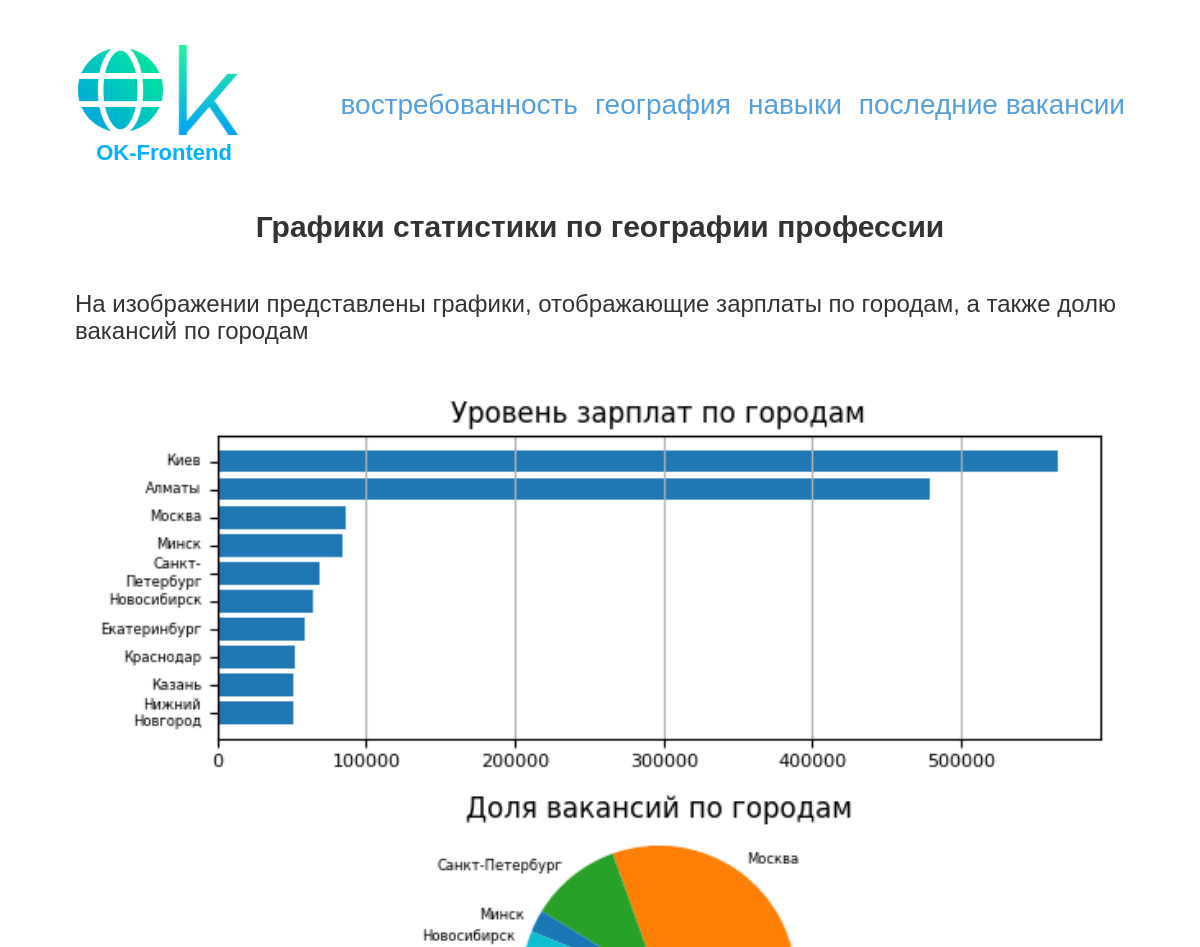
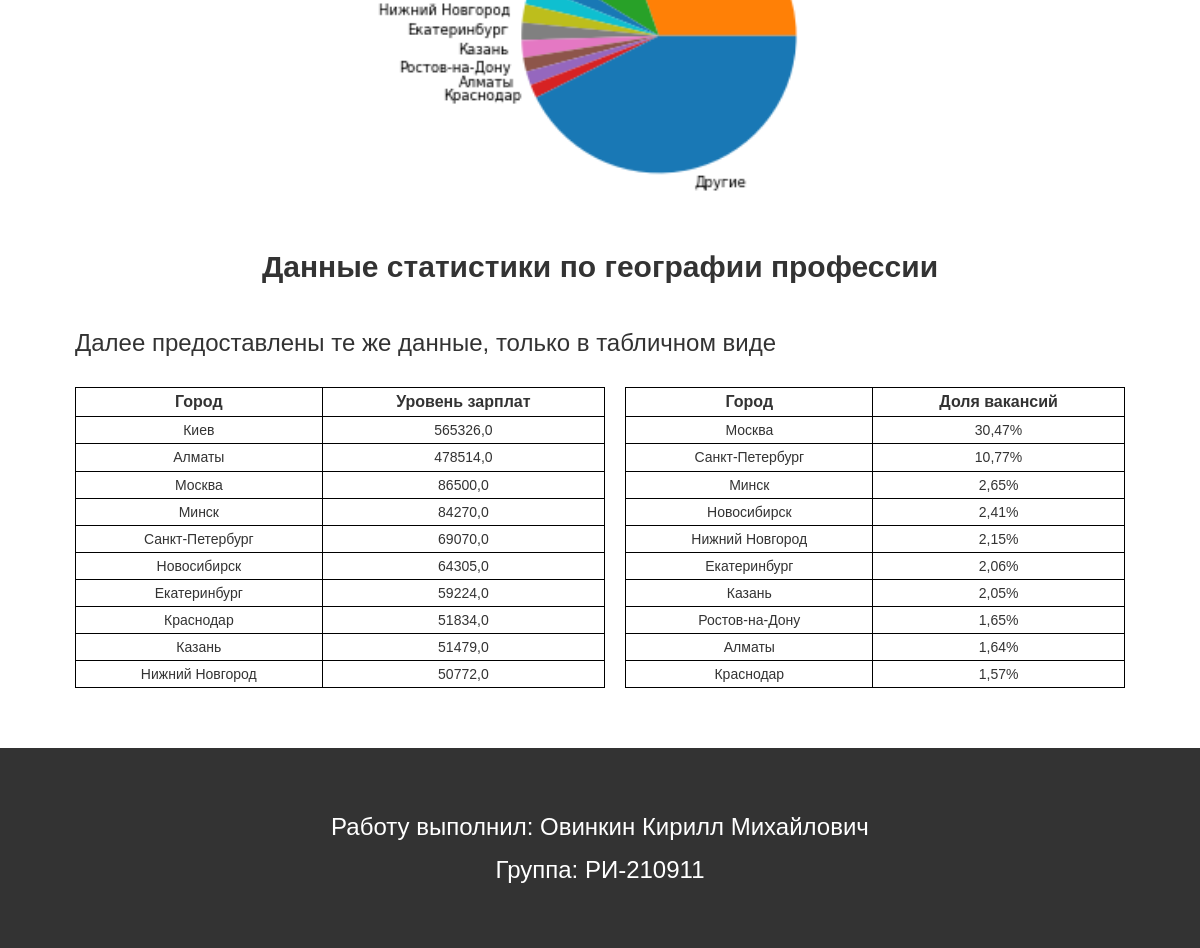
Screenshot of /geography.html with the database file from the repository (2 pictures, top to bottom).
### frontend_project/models.py (models this page shows)
class StatByArea(models.Model):
    area_name_sal = models.CharField("Город", max_length=40)
    salary = models.FloatField("Уровень зарплат")
    area_name_vac = models.CharField("Город", max_length=40)
    count = models.FloatField("Доля вакансий")
    class Meta:
        verbose_name = "Статистика по городам"
        verbose_name_plural = "Статистик по городам"

### frontend_project/views.py (the view)
# urls.py: path('geography.html', show_geography_page, name="geography"),
def show_geography_page(request):
    data = {"stat_by_area": StatByArea.objects.all()}
    return render(request, "geography.html", data)

### templates/geography.html (shortened to what this page needs)
<!doctype html>
<html lang="ru">
<head>
  <link rel="stylesheet" href="../static/css/information.css">
  <link rel="stylesheet" href="../static/css/normalize.css">
</head>
<body>
<header class="header">
  <div class="container header__container">
    {% load static %}
    <a href="{% url 'information' %}" class="header__left">
      <img src="../static/img/logo.svg" alt="Логотип" class="header__logo">
      <p class="header__text">OK-Frontend</p>
    </a>
    <ul class="header__list list-reset navigation">
      <li class="navigation__item"><a href="{% url 'demand' %}">востребованность</a></li>
      <li class="navigation__item"><a href="{% url 'geography' %}">география</a></li>
      <li class="navigation__item"><a href="{% url 'skills' %}">навыки</a></li>
      <li class="navigation__item"><a href="{% url 'vacancies' %}">последние вакансии</a></li>
    </ul>
  </div>
</header>
<section class="info">
  <div class="container info__container">
    <h2 class="info__header">Графики статистики по географии профессии</h2>
    <p class="info_text">На&nbsp;изображении представлены графики, отображающие зарплаты по&nbsp;городам, а&nbsp;также
      долю вакансий по&nbsp;городам</p>
    <img src="../static/geography.png" alt="Графики" class="info__graphics">
    <h2 class="info__header">Данные статистики по географии профессии</h2>
    <p class="info_text">Далее предоставлены те же данные, только в табличном виде</p>
    <table>
      <tr>
        <th>Город</th>
        <th>Уровень зарплат</th>
        <th class="noBorder"></th>
        <th>Город</th>
        <th>Доля вакансий</th>
      </tr>
      {% for object in stat_by_area %}
        <tr>
          <td>{{ object.area_name_sal }}</td>
          <td>{{ object.salary }}</td>
          <td class="noBorder"></td>
          <td>{{ object.area_name_vac }}</td>
          <td>{{ object.count }}%</td>
        </tr>
      {% endfor %}
    </table>
  </div>
</section>
<footer class="footer">
  <p class="footer__text">Работу выполнил: Овинкин Кирилл Михайлович</p>
  <p class="footer__text">Группа: РИ-210911</p>
</footer>
</body>
</html>

### static/css/information.css (style rules this page uses)
html { -webkit-box-sizing: border-box; box-sizing: border-box; overflow-x: hidden; }
*, *::before, *::after { -webkit-box-sizing: inherit; box-sizing: inherit; }
a { color: inherit; text-decoration: none; cursor: pointer; }
p, h1, h2, h3, h4 { margin: 0; padding: 0; }
img { width: 100%; -o-object-fit: cover; object-fit: cover; }
.list-reset { margin: 0; padding: 0; list-style: none; }
body { font-family: "Montserrat", sans-serif; font-weight: 400; background-color: white; }
.container { max-width: 1440px; padding: 0 75px; margin: 0 auto; }
.header { background-color: white; }
.header__container { display: flex; padding: 45px 75px; justify-content: space-between; }
.header__list { display: flex; align-items: center; }
.header__logo { height: 90px; width: 186px; margin-bottom: 5px; }
.navigation__item { font-size: 28px; color: #559fdd; }
.navigation__item:not(:last-child) { margin-right: 17px; }
.header__left { display: flex; flex-direction: column; }
.header__text { font-size: 22px; font-weight: 700; color: #02b0ff; text-align: center; padding-right: 8px; }
.footer { height: 200px; background-color: #333; display: flex; flex-direction: column; justify-content: center; align-items: center; }
.footer__text { text-align: center; color: white; font-weight: 400; font-size: 24px; }
.footer__text:not(:last-child) { margin-bottom: 15px; }
.info__header { text-align: center; font-weight: 700; font-size: 30px; color: #333; margin-bottom: 45px; }
.info_text { font-weight: 400; font-size: 24px; color: #333; margin-bottom: 30px; }
.info__graphics { margin-bottom: 30px; }
table { border-collapse: collapse; width: 100%; margin-bottom: 60px; }
th { border: 1px solid black; padding: 5px; text-align: center; font-size: 16px; color: #333; }
td { border: 1px solid black; padding: 5px; text-align: center; font-size: 14px; color: #333; }
.noBorder { border: none; }

### rows the page displays
StatByArea: area_name_sal "Алматы", salary "478514,0", area_name_vac "Санкт-Петербург", count "10,77"
StatByArea: area_name_sal "Москва", salary "86500,0", area_name_vac "Минск", count "2,65"
StatByArea: area_name_sal "Минск", salary "84270,0", area_name_vac "Новосибирск", count "2,41"
StatByArea: area_name_sal "Санкт-Петербург", salary "69070,0", area_name_vac "Нижний Новгород", count "2,15"
StatByArea: area_name_sal "Новосибирск", salary "64305,0", area_name_vac "Екатеринбург", count "2,06"
StatByArea: area_name_sal "Екатеринбург", salary "59224,0", area_name_vac "Казань", count "2,05"
StatByArea: area_name_sal "Краснодар", salary "51834,0", area_name_vac "Ростов-на-Дону", count "1,65"
StatByArea: area_name_sal "Казань", salary "51479,0", area_name_vac "Алматы", count "1,64"
StatByArea: area_name_sal "Нижний Новгород", salary "50772,0", area_name_vac "Краснодар", count "1,57"
